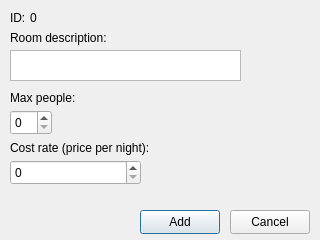
<?xml version="1.0" encoding="UTF-8"?>
<ui version="4.0">
 <class>addnewroom</class>
 <widget class="QDialog" name="addnewroom">
  <property name="geometry">
   <rect>
    <x>0</x>
    <y>0</y>
    <width>320</width>
    <height>240</height>
   </rect>
  </property>
  <property name="windowTitle">
   <string>Add new room</string>
  </property>
  <widget class="QPushButton" name="Add">
   <property name="geometry">
    <rect>
     <x>140</x>
     <y>210</y>
     <width>80</width>
     <height>24</height>
    </rect>
   </property>
   <property name="text">
    <string>Add</string>
   </property>
  </widget>
  <widget class="QPushButton" name="cancelBut">
   <property name="geometry">
    <rect>
     <x>230</x>
     <y>210</y>
     <width>80</width>
     <height>24</height>
    </rect>
   </property>
   <property name="text">
    <string>Cancel</string>
   </property>
  </widget>
  <widget class="QLabel" name="label">
   <property name="geometry">
    <rect>
     <x>10</x>
     <y>10</y>
     <width>49</width>
     <height>16</height>
    </rect>
   </property>
   <property name="text">
    <string>ID:</string>
   </property>
  </widget>
  <widget class="QLabel" name="ID_label">
   <property name="geometry">
    <rect>
     <x>30</x>
     <y>10</y>
     <width>49</width>
     <height>16</height>
    </rect>
   </property>
   <property name="text">
    <string>0</string>
   </property>
  </widget>
  <widget class="QLabel" name="label_2">
   <property name="geometry">
    <rect>
     <x>10</x>
     <y>30</y>
     <width>101</width>
     <height>16</height>
    </rect>
   </property>
   <property name="text">
    <string>Room description:</string>
   </property>
  </widget>
  <widget class="QTextEdit" name="room_des">
   <property name="geometry">
    <rect>
     <x>10</x>
     <y>50</y>
     <width>231</width>
     <height>31</height>
    </rect>
   </property>
  </widget>
  <widget class="QLabel" name="label_3">
   <property name="geometry">
    <rect>
     <x>10</x>
     <y>90</y>
     <width>71</width>
     <height>16</height>
    </rect>
   </property>
   <property name="text">
    <string>Max people:</string>
   </property>
  </widget>
  <widget class="QSpinBox" name="spin_people">
   <property name="geometry">
    <rect>
     <x>10</x>
     <y>110</y>
     <width>42</width>
     <height>25</height>
    </rect>
   </property>
  </widget>
  <widget class="QLabel" name="label_4">
   <property name="geometry">
    <rect>
     <x>10</x>
     <y>140</y>
     <width>141</width>
     <height>16</height>
    </rect>
   </property>
   <property name="text">
    <string>Cost rate (price per night):</string>
   </property>
  </widget>
  <widget class="QSpinBox" name="spin_cost">
   <property name="geometry">
    <rect>
     <x>10</x>
     <y>160</y>
     <width>131</width>
     <height>25</height>
    </rect>
   </property>
   <property name="maximum">
    <number>2147483647</number>
   </property>
  </widget>
 </widget>
 <resources/>
 <connections/>
</ui>
